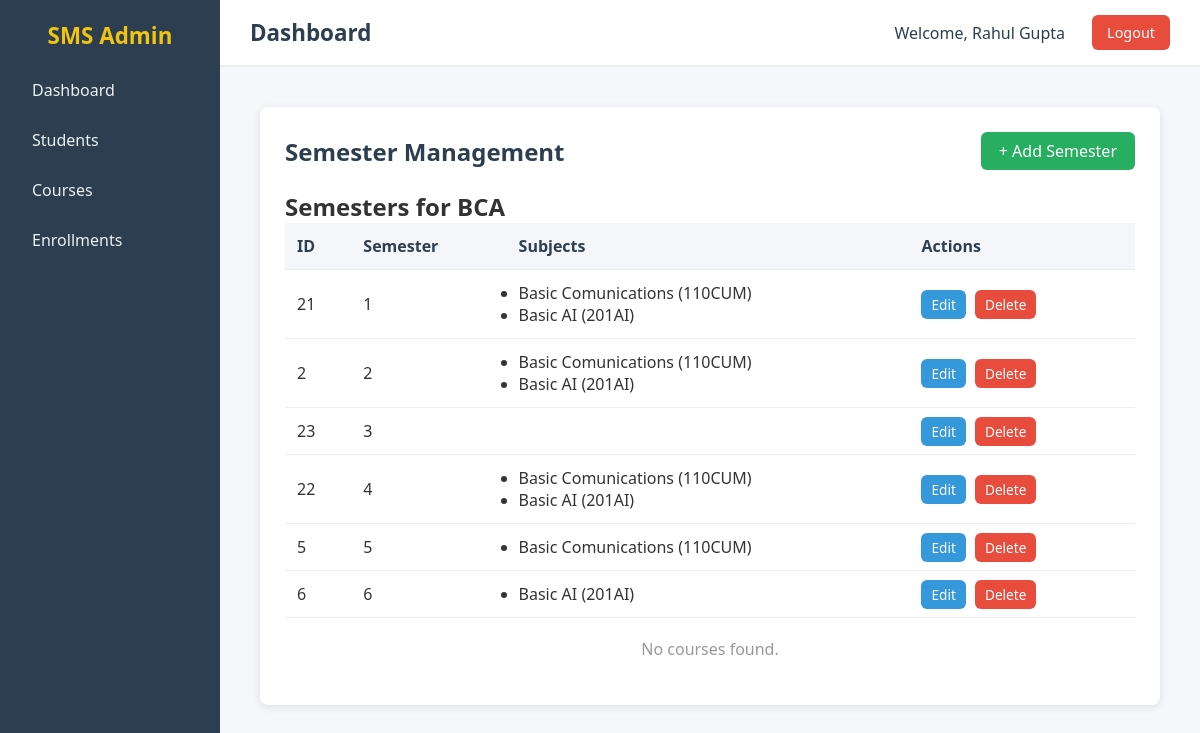
The app's page /courses/1/semesters (signed in) with its own data.
### SMS/app/models/sms_models.py (models this page shows)
class User(db.Model):
    __tablename__ = "users"
    id = db.Column(db.Integer,primary_key= True)
    name = db.Column(db.String(100),nullable =False)
    email = db.Column(db.String(80),nullable = False)
    username = db.Column(db.String(80),unique = True,nullable = False)
    password = db.Column(db.String(80),nullable = False)

class Course(db.Model):
    __tablename__ = "courses"
    id = db.Column(db.Integer, primary_key=True)
    name = db.Column(db.String(100), nullable=False, unique=True)
    duration = db.Column(db.String(20), nullable=False)
    semesters = db.relationship("Semester", backref="course", lazy=True)

class Semester(db.Model):
    __tablename__ = "semesters"
    id = db.Column(db.Integer, primary_key=True)
    number = db.Column(db.Integer, nullable=False)  # e.g., 1, 2, 3...
    course_id = db.Column(db.Integer, db.ForeignKey("courses.id"), nullable=False)
    subjects = db.relationship("Subject", secondary="semester_subjects", backref="semesters")

class Subject(db.Model):
    __tablename__ = "subjects"
    code = db.Column(db.String(50), primary_key=True)
    name = db.Column(db.String(100), nullable=False)

### SMS/app/routes/courses.py (the view)
@course_bp.route("/courses/<int:course_id>/semesters")
@login_required
def semester_manage(course_id):
    got_course = Course.query.get_or_404(course_id)
    return render_template("courses/semester_manage.html",course = got_course)

### SMS/app/decorator/login_auth.py (called while the page is built)
def login_required(f):
    @wraps(f)
    def decorated_function(*args, **kwargs):
        if "user_id" not in session:
            return redirect(url_for("auth.login"))  # redirect to login page
        return f(*args, **kwargs)
    return decorated_function

### SMS/app/routes/base.py (called while the page is built)
@base_bp.app_context_processor
def inject_user():
    user_id = session.get('user_id')
    if user_id:
        return {"login_user": User.query.get(user_id)}
    return {"login_user": None}

### SMS/app/templates/courses/semester_manage.html (shortened to what this page needs)
{% extends "base.html" %}
{% block css %}
<link rel="stylesheet" href="{{ url_for('static', filename='css/courses.css') }}">
{% endblock %}
{% block content %}
<div class="courses-container">
    <div class="top-bar">
        <h2>Semester Management</h2>
        <a href="/courses/{{ course.id }}/semesters/add/form" class="btn-add">+ Add Semester</a>
    </div>
    <h2>Semesters for {{ course.name }}</h2>
    <table class="courses-table">
        <thead>
            <tr>
                <th>ID</th>
                <th>Semester</th>
                <th>Subjects</th>
                <th>Actions</th>
            </tr>
        </thead>
        <tbody>
            {% for semester in course.semesters | sort(attribute="number")%}
            <tr>
                <td>{{ semester.id }}</td>
                <td>{{ semester.number }}</td>
                <td>
                    <ul>
                        {% for ss in semester.subjects %}
                        <li>{{ ss.name }} ({{ ss.code }})</li>
                        {% endfor %}
                    </ul>
                </td>
                <td>
                    <a href="/courses/edit/semester/{{ semester.id }}" class="btn-edit">Edit</a>
                    <a href="/courses/delete/semester/{{ semester.id }}" class="btn-delete">Delete</a>
                </td>
            </tr>
            {% endfor %}
        </tbody>
    </table>
    {% if not courses %}
    <p class="no-data">No courses found.</p>
    {% endif %}
</div>
{% endblock %}

### SMS/app/templates/base.html (shortened to what this page needs)
<!DOCTYPE html>
<html lang="en">
<head>
    <link rel="stylesheet" href="{{ url_for('static', filename='css/base.css') }}">
    {% block css %}{% endblock %}
</head>
<body>
    <div class="main-content">
        <div class="sidebar">
            <h2>SMS Admin</h2>
            <ul>
                <li><a href="/">Dashboard</a></li>
                <li><a href="/students">Students</a></li>
                <li><a href="/courses">Courses</a></li>
                <li><a href="/enrollments">Enrollments</a></li>
            </ul>
        </div>
        <div class="content">
            <header>
                <h1>{% block header_title %}Dashboard{% endblock %}</h1>
                <div class="user-info">
                    <span class="username">Welcome, {{ login_user.name }}</span>
                    <a href="/logout" class="logout-btn" onclick="clearAppCache()">Logout</a>
                </div>
            </header>
            <main>
            {% block content %}
            {% endblock %}
        </main>
        </div>
    </div>
</body>
</html>

### SMS/app/static/css/base.css (style rules this page uses)
* { margin: 0; padding: 0; box-sizing: border-box; font-family: "Segoe UI", Tahoma, Geneva, Verdana, sans-serif; }
body { background: #f5f7fa; color: #333; min-height: 100vh; }
.main-content { display: flex; min-height: 100vh; }
.sidebar { width: 220px; background: #2c3e50; color: #fff; padding: 20px; flex-shrink: 0; }
.sidebar h2 { text-align: center; margin-bottom: 20px; font-size: 1.4rem; color: #f1c40f; }
.sidebar ul { list-style: none; }
.sidebar ul li { margin: 12px 0; }
.sidebar ul li a { text-decoration: none; color: #ecf0f1; padding: 8px 12px; display: block; border-radius: 6px; transition: background 0.3s; }
.content { flex-grow: 1; display: flex; flex-direction: column; }
header { background: #fff; padding: 15px 30px; display: flex; justify-content: space-between; align-items: center; border-bottom: 2px solid #eee; }
.user-info { display: flex; align-items: center; gap: 15px; }
.username { font-size: 1rem; font-weight: 500; color: #2c3e50; padding: 6px 12px; border-radius: 6px; }
header h1 { font-size: 1.4rem; color: #2c3e50; }
.logout-btn { text-decoration: none; background: #e74c3c; color: #fff; padding: 8px 15px; border-radius: 6px; font-size: 0.9rem; transition: background 0.3s; }
main { flex-grow: 1; padding: 20px; }

### SMS/app/static/css/courses.css (style rules this page uses)
.courses-container { background: #fff; padding: 25px; border-radius: 8px; box-shadow: 0 2px 10px rgba(0,0,0,0.1); margin: 20px; }
.top-bar { display: flex; justify-content: space-between; align-items: center; margin-bottom: 20px; }
.top-bar h2 { color: #2c3e50; }
.btn-add { background: #27ae60; color: #fff; padding: 8px 18px; border-radius: 6px; text-decoration: none; transition: background 0.3s; }
.courses-table { width: 100%; border-collapse: collapse; }
.courses-table th, .courses-table td { padding: 12px; border-bottom: 1px solid #eee; text-align: left; }
.courses-table th { background: #f4f6f9; color: #2c3e50; }
.courses-table td .btn-edit, .courses-table td .btn-delete, .courses-table td .btn-semesters, .courses-table td .btn-students, .courses-table td .btn-subjects { padding: 5px 10px; border-radius: 6px; text-decoration: none; color: #fff; font-size: 0.85rem; margin-right: 5px; transition: background 0.3s; }
.btn-edit { background: #3498db; }
.btn-delete { background: #e74c3c; }
.no-data { text-align: center; padding: 20px; color: #999; }

### records on screen
User: name "Rahul Gupta"
Course: name "BCA"
Semester: id "21", number "1"
Subject: name "Basic Comunications", code "110CUM"
Subject: name "Basic AI", code "201AI"
Semester: id "2", number "2"
Semester: id "23", number "3"
Semester: id "22", number "4"
Semester: id "5", number "5"
Semester: id "6", number "6"
